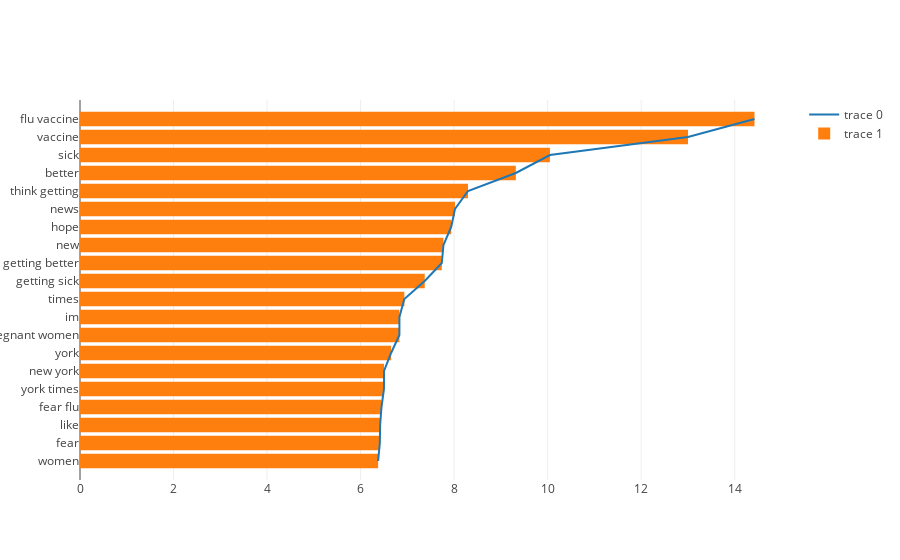

Here is the notebook cell this chart was saved with:
### Code cell
trace1 = go.Scatter(
    x=list(topchi2[1]),
    y=list(topchi2[0])
)
trace2 = go.Bar(
        x=list(topchi2[1]),
        y=list(topchi2[0]),
        orientation='h')
data = [trace1, trace2]
plotly.offline.iplot(data)

### Figure 1 — Plotly figure (JSON) as saved in the notebook; plotly's stock layout.template omitted (floating-point values rounded to 4 significant figures)
{"data": [{"type": "scatter", "x": [6.375, 6.411, 6.418, 6.447, 6.5, 6.501, 6.652, 6.83, 6.83, 6.935, 7.371, 7.737, 7.772, 7.937, 8.019, 8.297, 9.319, 10.05, 13.0, 14.42], "y": ["women", "fear", "like", "fear flu", "york times", "new york", "york", "pregnant women", "im", "times", "getting sick", "getting better", "new", "hope", "news", "think getting", "better", "sick", "vaccine", "flu vaccine"]}, {"orientation": "h", "type": "bar", "x": [6.375, 6.411, 6.418, 6.447, 6.5, 6.501, 6.652, 6.83, 6.83, 6.935, 7.371, 7.737, 7.772, 7.937, 8.019, 8.297, 9.319, 10.05, 13.0, 14.42], "y": ["women", "fear", "like", "fear flu", "york times", "new york", "york", "pregnant women", "im", "times", "getting sick", "getting better", "new", "hope", "news", "think getting", "better", "sick", "vaccine", "flu vaccine"]}], "layout": {}}
